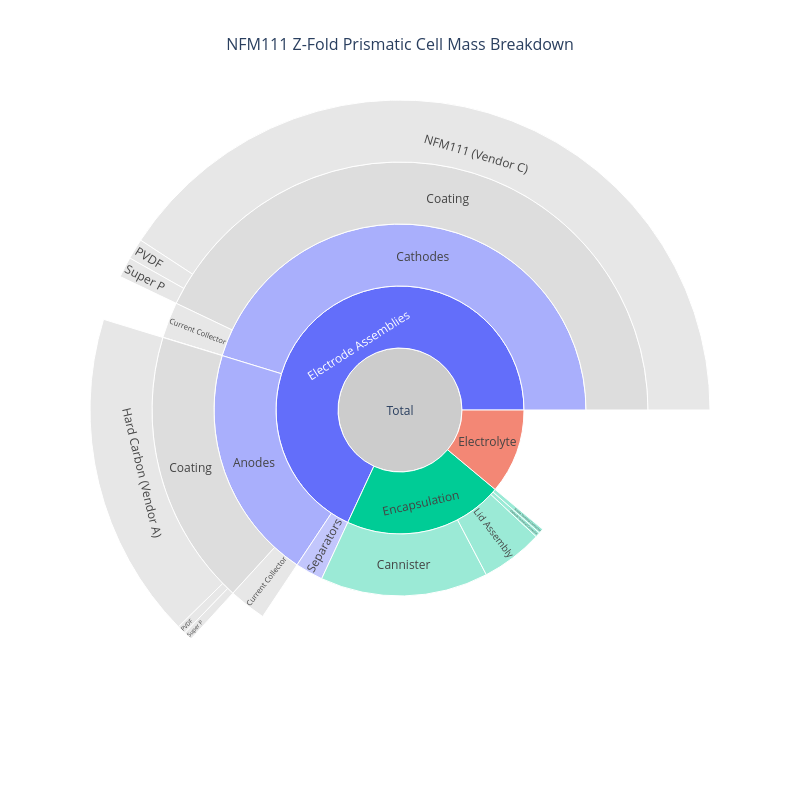

Source (notebook cell):
### Code cell
cell.plot_mass_breakdown(width=800, height=800)

### Figure 1 — Plotly figure (JSON) as saved in the notebook; plotly's stock layout.template omitted (floating-point values rounded to 4 significant figures)
{"data": [{"branchvalues": "total", "customdata": ["<b>Total</b><br>12436.20 g", "<b>Electrode Assemblies</b><br>8466.47 g<br>68.1% of total", "<b>Anodes</b><br>2534.89 g<br>20.4% of total", "<b>Coating</b><br>2232.38 g<br>18.0% of total", "<b>Hard Carbon (Vendor A)</b><br>2120.76 g<br>17.1% of total", "<b>PVDF</b><br>55.81 g<br>0.4% of total", "<b>Super P</b><br>55.81 g<br>0.4% of total", "<b>Current Collector</b><br>302.51 g<br>2.4% of total", "<b>Cathodes</b><br>5630.69 g<br>45.3% of total", "<b>Coating</b><br>5337.60 g<br>42.9% of total", "<b>NFM111 (Vendor C)</b><br>5070.72 g<br>40.8% of total", "<b>PVDF</b><br>133.44 g<br>1.1% of total", "<b>Super P</b><br>133.44 g<br>1.1% of total", "<b>Current Collector</b><br>291.41 g<br>2.3% of total", "<b>Electrical Insulation</b><br>1.68 g<br>0.0% of total", "<b>Separators</b><br>300.89 g<br>2.4% of total", "<b>Electrolyte</b><br>1377.09 g<br>11.1% of total", "<b>Encapsulation</b><br>2592.64 g<br>20.8% of total", "<b>Cathode Terminal Connector</b><br>52.75 g<br>0.4% of total", "<b>Anode Terminal Connector</b><br>52.75 g<br>0.4% of total", "<b>Lid Assembly</b><br>671.01 g<br>5.4% of total", "<b>Cannister</b><br>1816.13 g<br>14.6% of total"], "hovertemplate": "%{customdata}<extra></extra>", "ids": ["Total", "Electrode Assemblies", "Electrode Assemblies/Anodes", "Electrode Assemblies/Anodes/Coating", "Electrode Assemblies/Anodes/Coating/Hard Carbon (Vendor A)", "Electrode Assemblies/Anodes/Coating/PVDF", "Electrode Assemblies/Anodes/Coating/Super P", "Electrode Assemblies/Anodes/Current Collector", "Electrode Assemblies/Cathodes", "Electrode Assemblies/Cathodes/Coating", "Electrode Assemblies/Cathodes/Coating/NFM111 (Vendor C)", "Electrode Assemblies/Cathodes/Coating/PVDF", "Electrode Assemblies/Cathodes/Coating/Super P", "Electrode Assemblies/Cathodes/Current Collector", "Electrode Assemblies/Cathodes/Electrical Insulation", "Electrode Assemblies/Separators", "Electrolyte", "Encapsulation", "Encapsulation/Cathode Terminal Connector", "Encapsulation/Anode Terminal Connector", "Encapsulation/Lid Assembly", "Encapsulation/Cannister"], "labels": ["Total", "Electrode Assemblies", "Anodes", "Coating", "Hard Carbon (Vendor A)", "PVDF", "Super P", "Current Collector", "Cathodes", "Coating", "NFM111 (Vendor C)", "PVDF", "Super P", "Current Collector", "Electrical Insulation", "Separators", "Electrolyte", "Encapsulation", "Cathode Terminal Connector", "Anode Terminal Connector", "Lid Assembly", "Cannister"], "marker": {"colors": ["#CCCCCC", "#636EFA", "#a9affc", "#DDDDDD", "#DDDDDD", "#DDDDDD", "#DDDDDD", "#DDDDDD", "#a9affc", "#DDDDDD", "#DDDDDD", "#DDDDDD", "#DDDDDD", "#DDDDDD", "#DDDDDD", "#a9affc", "#EF553B", "#00CC96", "#72e2c5", "#72e2c5", "#72e2c5", "#72e2c5"]}, "parents": ["", "Total", "Electrode Assemblies", "Electrode Assemblies/Anodes", "Electrode Assemblies/Anodes/Coating", "Electrode Assemblies/Anodes/Coating", "Electrode Assemblies/Anodes/Coating", "Electrode Assemblies/Anodes", "Electrode Assemblies", "Electrode Assemblies/Cathodes", "Electrode Assemblies/Cathodes/Coating", "Electrode Assemblies/Cathodes/Coating", "Electrode Assemblies/Cathodes/Coating", "Electrode Assemblies/Cathodes", "Electrode Assemblies/Cathodes", "Electrode Assemblies", "Total", "Total", "Encapsulation", "Encapsulation", "Encapsulation", "Encapsulation"], "type": "sunburst", "values": [12440.0, 8466.0, 2535.0, 2232.0, 2121.0, 55.81, 55.81, 302.5, 5631.0, 5338.0, 5071.0, 133.4, 133.4, 291.4, 1.68, 300.9, 1377.0, 2593.0, 52.75, 52.75, 671.0, 1816.0]}], "layout": {"font": {"size": 12}, "height": 800, "title": {"font": {"size": 16}, "text": "NFM111 Z-Fold Prismatic Cell Mass Breakdown", "x": 0.5}, "width": 800}}
